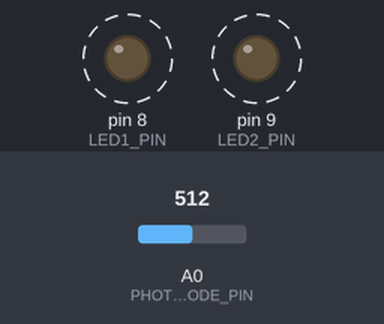
Simulated run of this sketch. Board: Arduino Uno, built with avr-gcc and run on an emulated ATmega328P. Parts: output pins drawn as LEDs (lit = HIGH). Dashed ring = blinking. Inputs (shaded band) come from the test bench; at power-on: A0 (PHOTODIODE_PIN) = 512. What the sketch prints to the serial monitor is not drawn.

Above: at 0.07 s.
Timing chart, 0 to 3.0 s (numbered marks = the images above):
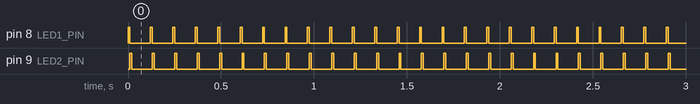

Measured:
- by itself, pin 8 (LED1_PIN), pin 9 (LED2_PIN): alternates HIGH for 0.01 s and LOW for 0.11 s

The sketch:

microcontroller_raw_data.ino
```cpp
// Définition des broches
const int LED1_PIN = 8;      // LED  730 nm
const int LED2_PIN = 9;      // LED  850 nm
const int PHOTODIODE_PIN = A0; // Photodiode


const int STABILIZATION_DELAY = 10; // Timeout for light stabilization (source)


const int LOOP_DELAY = 100; // Delay for each measure cycle

void setup() {
  pinMode(LED1_PIN, OUTPUT);
  pinMode(LED2_PIN, OUTPUT);

  digitalWrite(LED1_PIN, LOW);
  digitalWrite(LED2_PIN, LOW);

  Serial.begin(9600);
}

void loop() {
  int signal_730 = 0;
  int signal_850 = 0;

  // 730nm
  digitalWrite(LED1_PIN, HIGH);
  delay(STABILIZATION_DELAY);
  signal_730 = analogRead(PHOTODIODE_PIN);
  digitalWrite(LED1_PIN, LOW);

  // 850nm
  digitalWrite(LED2_PIN, HIGH);
  delay(STABILIZATION_DELAY);
  signal_850 = analogRead(PHOTODIODE_PIN);
  digitalWrite(LED2_PIN, LOW);

  // Affichage des résultats
  Serial.print(signal_730);
  Serial.print(",");
  Serial.println(signal_850);

  delay(LOOP_DELAY);
}
```
